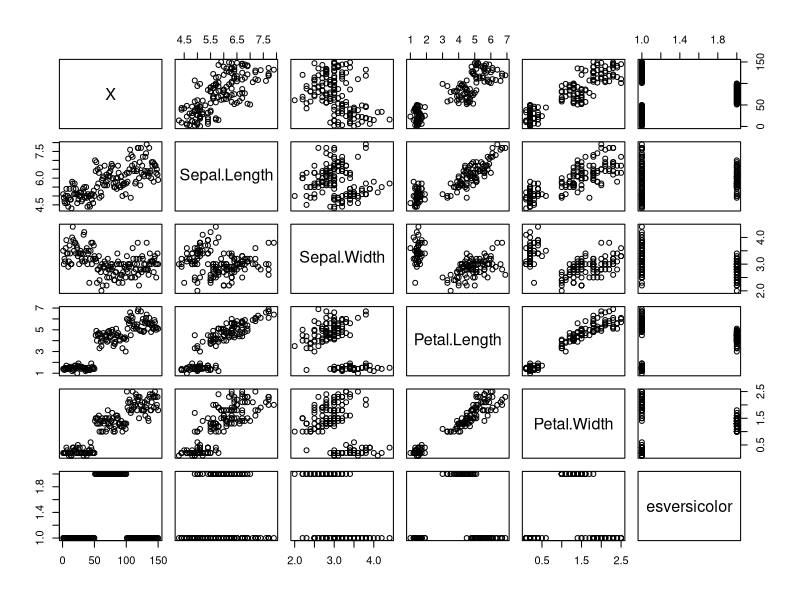
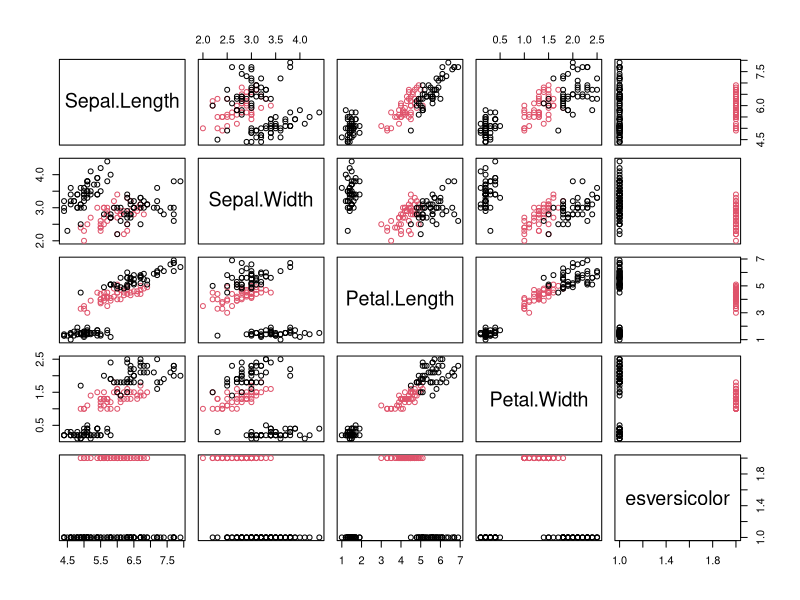

The R source for these figures, in order:
## ---- chunk 1
knitr::opts_chunk$set(echo = TRUE)
## ---- chunk 2
#load libraries
## ---- chunk 3
df = read.csv("iris.csv")
## ---- chunk 4
esversicolor = factor(df$Species=="versicolor")
df <- data.frame(df, esversicolor)
## ---- chunk 5
df$Species = NULL
## ---- chunk 6
    plot(df)
## ---- chunk 7
df <- df[complete.cases(df), ]
## ---- chunk 8
set.seed(123)  # Establece una semilla para obtener resultados reproducibles
n <- nrow(df)
trainIndex <- sample(1:n, round(0.8 * n))

trainSet <- df[trainIndex, ]
testSet <- df[-trainIndex, ]
## ---- chunk 9
plot(subset(df,select=-X),col=df$esversicolor)
## ---- chunk 10
library(e1071)
set.seed(1)
tune.out <- tune(svm, esversicolor ~ . - X, data = trainSet, kernel="radial", ranges = list(cost = 10^(-1:3), gamma= c(0.5, 1, 2, 3, 4)))
summary(tune.out)
## ---- chunk 11
set.seed(2222)
tune.out <- tune(svm, esversicolor ~ . - X, data = trainSet, kernel="radial", ranges = list(cost = seq(0.1,2,0.1), gamma= seq(0.1,1,0.1)))
summary(tune.out)
## ---- chunk 12
mdl.out <- svm(esversicolor~.-X, data = trainSet, kernel = 'radial', gamma = 0.2, cost = 0.7)
## ---- chunk 13
pred <- predict(mdl.out, newdata = testSet)
table(true=testSet$esversicolor, pred=pred)
## ---- chunk 14
set.seed(2)
tune.out <- tune(svm, esversicolor ~ . -X, data = trainSet, kernel="polynomial", ranges = list(cost = 10^(-1:3), degree = 1:7))
summary(tune.out)
## ---- chunk 15
set.seed(4321)
tune.out <- tune(svm, esversicolor ~ . -X, data = trainSet, kernel="polynomial", ranges = list(cost = seq(8,12,0.5), degree = 1:7))
summary(tune.out)
## ---- chunk 16
set.seed(4321)
tune.out <- tune(svm, esversicolor ~ . -X, data = trainSet, kernel="polynomial", ranges = list(cost = seq(6,10,0.5), degree = 1:7))
summary(tune.out)
## ---- chunk 17
set.seed(4321)
tune.out <- tune(svm, esversicolor ~ . -X, data = trainSet, kernel="polynomial", ranges = list(cost = seq(4,8,0.5), degree = 1:7))
summary(tune.out)
## ---- chunk 18
mdl.out <- svm(esversicolor~.-X, data = trainSet, kernel = 'polynomial', cost=6, degree = 2)
## ---- chunk 19
pred <- predict(mdl.out, newdata = testSet)
table(true=testSet$esversicolor, pred=pred)
